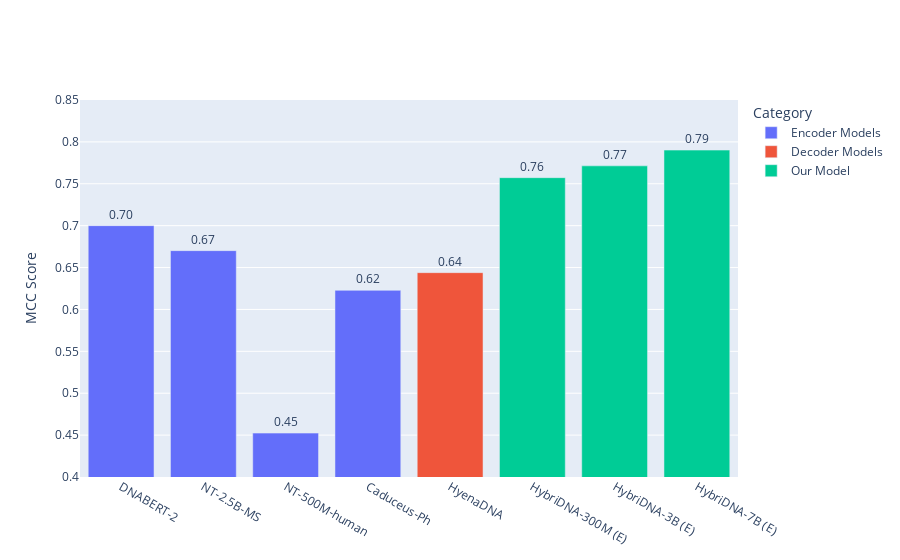

Notebook code for this chart:
### Code cell
import plotly.express as px
import pandas as pd

# Define the benchmark data for the TF(M) task
data_tf_m = {
    "Model Type": [
        "Encoder Models", "Encoder Models", "Encoder Models", "Encoder Models",
        "Decoder Models",
        "Our Model", "Our Model", "Our Model", 
    ],
    "Model": [
        "DNABERT-2", "NT-2.5B-MS", "NT-500M-human", "Caduceus-Ph",
        "HyenaDNA",
        "HybriDNA-300M (E)",  "HybriDNA-3B (E)",
         "HybriDNA-7B (E)"
    ],
    "TF(M) MCC": [70.00/100, 67.02/100, 45.24/100, 62.28/100, 64.39/100, 75.73/100, 77.14/100, 79.02/100]
}

# Create DataFrame
df_tf_m = pd.DataFrame(data_tf_m)

# Create Plotly bar chart
fig_tf_m = px.bar(
    df_tf_m, x="Model", y="TF(M) MCC", color="Model Type",
    text="TF(M) MCC",
    title="TF(M) Task Benchmark (MCC)",
    labels={"TF(M) MCC": "MCC Score", "Model": "Model Name", "Model Type": "Category"},
    category_orders={"Model": df_tf_m["Model"].tolist()}  # Keep original order
)

# Update layout for better readability
fig_tf_m.update_traces(texttemplate='%{text:.2f}', textposition='outside')
fig_tf_m.update_layout(yaxis=dict(range=[0.4, 0.85]))
fig_tf_m.update_layout(xaxis_title=None)
fig_tf_m.update_layout(title=None)
# Show the figure
fig_tf_m.show()

### Figure 1 — Plotly figure (JSON) as saved in the notebook; plotly's stock layout.template omitted (floating-point values rounded to 4 significant figures)
{"data": [{"hovertemplate": "Category=Encoder Models<br>Model Name=%{x}<br>MCC Score=%{text}<extra></extra>", "legendgroup": "Encoder Models", "marker": {"color": "#636efa", "pattern": {"shape": ""}}, "name": "Encoder Models", "orientation": "v", "showlegend": true, "text": [0.7, 0.6702, 0.4524, 0.6228], "textposition": "outside", "texttemplate": "%{text:.2f}", "type": "bar", "x": ["DNABERT-2", "NT-2.5B-MS", "NT-500M-human", "Caduceus-Ph"], "xaxis": "x", "y": [0.7, 0.6702, 0.4524, 0.6228], "yaxis": "y"}, {"hovertemplate": "Category=Decoder Models<br>Model Name=%{x}<br>MCC Score=%{text}<extra></extra>", "legendgroup": "Decoder Models", "marker": {"color": "#EF553B", "pattern": {"shape": ""}}, "name": "Decoder Models", "orientation": "v", "showlegend": true, "text": [0.6439], "textposition": "outside", "texttemplate": "%{text:.2f}", "type": "bar", "x": ["HyenaDNA"], "xaxis": "x", "y": [0.6439], "yaxis": "y"}, {"hovertemplate": "Category=Our Model<br>Model Name=%{x}<br>MCC Score=%{text}<extra></extra>", "legendgroup": "Our Model", "marker": {"color": "#00cc96", "pattern": {"shape": ""}}, "name": "Our Model", "orientation": "v", "showlegend": true, "text": [0.7573, 0.7714, 0.7902], "textposition": "outside", "texttemplate": "%{text:.2f}", "type": "bar", "x": ["HybriDNA-300M (E)", "HybriDNA-3B (E)", "HybriDNA-7B (E)"], "xaxis": "x", "y": [0.7573, 0.7714, 0.7902], "yaxis": "y"}], "layout": {"barmode": "relative", "legend": {"title": {"text": "Category"}, "tracegroupgap": 0}, "title": {}, "xaxis": {"anchor": "y", "categoryarray": ["DNABERT-2", "NT-2.5B-MS", "NT-500M-human", "Caduceus-Ph", "HyenaDNA", "HybriDNA-300M (E)", "HybriDNA-3B (E)", "HybriDNA-7B (E)"], "categoryorder": "array", "domain": [0, 1], "title": {}}, "yaxis": {"anchor": "x", "domain": [0, 1], "range": [0.4, 0.85], "title": {"text": "MCC Score"}}}}
